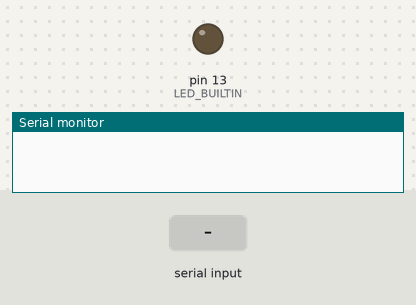
Bench run of a sketch on a simulated Arduino Uno, built with avr-gcc and run on an emulated ATmega328P. Shown: output pins drawn as LEDs (lit = HIGH), the last lines printed to the serial monitor. Dashed ring = blinking. The inputs (shaded band) are chosen by the test bench.

Above: at 1.2 s.
1.3 s: byte 112 ('p') received over Serial
At 1.8 s:
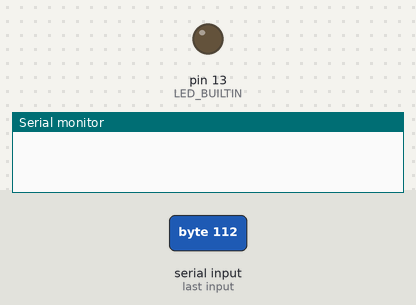
3.5 s: byte 114 ('r') received over Serial
At 4.3 s:
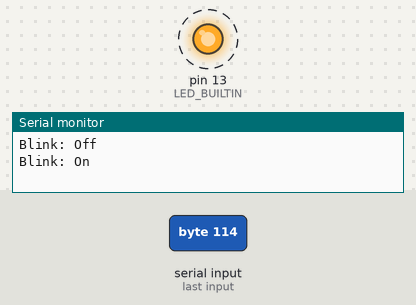
Timing chart, 0 to 11.0 s (numbered marks = the images above; inputs shaded):
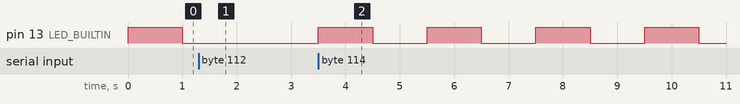

Measured:
- after the input at 1.3 s, pin 13 (LED_BUILTIN): stays LOW (without the input it goes to HIGH after 0.70 s)
- after the input at 3.5 s, pin 13 (LED_BUILTIN): alternates HIGH for 1.0 s and LOW for 1.0 s, starting at once

The sketch:

02_BlinkSerial.ino
```cpp
/*
  LED Blink controlled by Serial Communication
  p for pause
  r for resume

  based on Arduino Examples "Blink"

  Date: 16 Jan 2023
  Author: Yen-Chen Chang @ makestraight
*/

// indicator of blink
bool blink = true;

// the setup function runs once when you press reset or power the board
void setup() {
  Serial.begin(9600); // opens serial port, sets data rate to 9600 bps
  // initialize digital pin LED_BUILTIN as an output.
  pinMode(LED_BUILTIN, OUTPUT);
}

// the loop function runs over and over again forever
void loop() {
  if (Serial.available() > 0) {
    // read the incoming byte:
    char incomingByte = Serial.read();

    if('p' == incomingByte){
      blink = false;
    }
    else if('r' == incomingByte){
      blink = true;
    }

    // print the blink status on the serial monitor
    if(blink){
      Serial.println("Blink: On");
    }else{
      Serial.println("Blink: Off");
    }
  }

  if(blink){
    digitalWrite(LED_BUILTIN, HIGH);  // turn the LED on (HIGH is the voltage level)
    delay(1000);                      // wait for a second
    digitalWrite(LED_BUILTIN, LOW);   // turn the LED off by making the voltage LOW
    delay(1000);                      // wait for a second
  }
}
```
